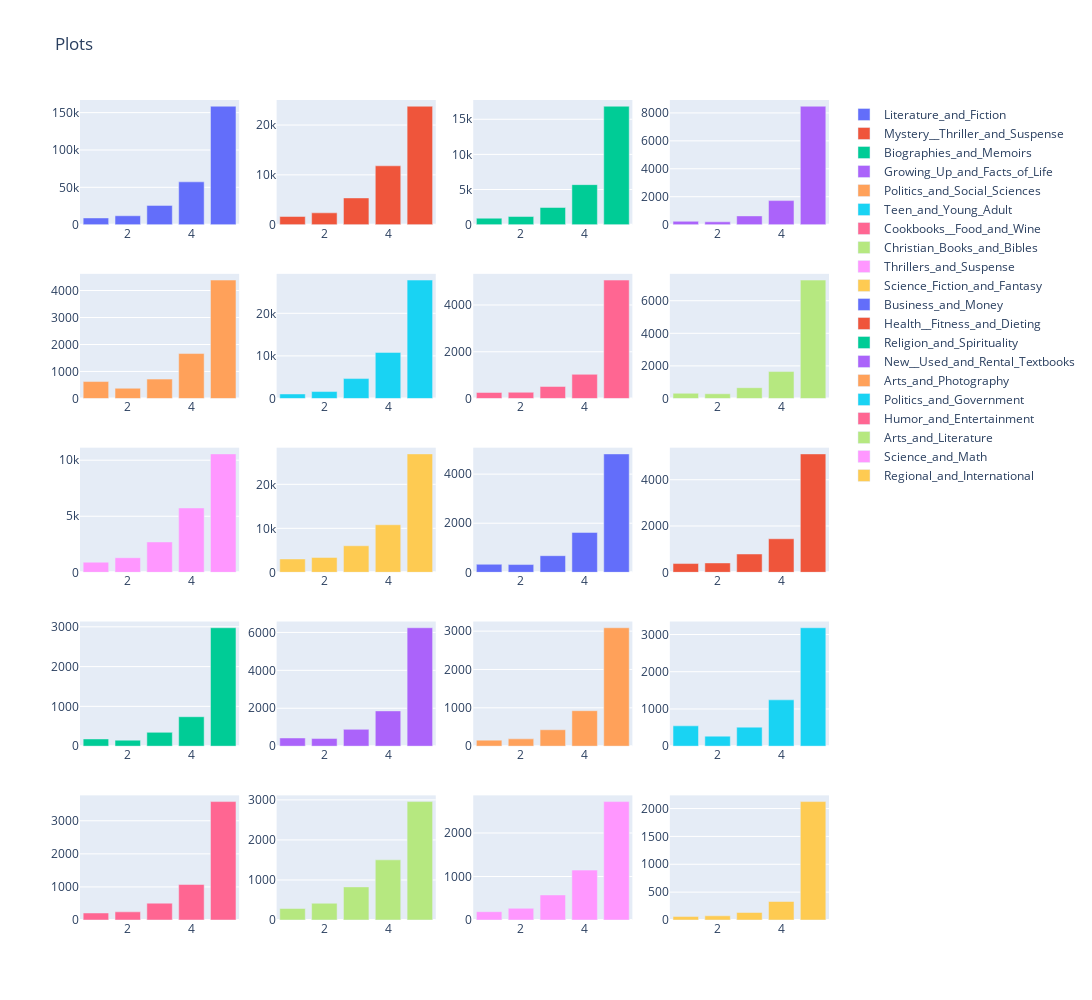

The notebook cell this image was saved under:
### Markdown cell above
### Ratings distribution by category (for twenty most popupal categories)

### Code cell
from plotly.subplots import make_subplots
import plotly.graph_objects as go

fig = make_subplots(rows=5, cols=4)

i = 0
j = 1
for cat in twenty_most_popular_categories_names:
    i += 1
    if i % 5 == 0:
        j += 1
        i = 1
    
    cat = cat.replace(' ', '_').replace('&', 'and').replace(',', '_')
    gr = books[books[cat] == 1].groupby('overall').agg({'overall': 'count'})
    x = gr.index
    y = np.reshape(gr.values, (1,5))[0]

    fig.add_trace(go.Bar(x=x, y=y, name=cat, ), row=j, col=i)


fig.update_layout(height=1000, width=1500, title_text="Plots")
fig.show()

### Figure 1 — Plotly figure (JSON) as saved in the notebook; plotly's stock layout.template omitted (floating-point values rounded to 4 significant figures)
{"data": [{"name": "Literature_and_Fiction", "type": "bar", "x": [1, 2, 3, 4, 5], "xaxis": "x", "y": [8960, 11911, 25797, 57323, 158578], "yaxis": "y"}, {"name": "Mystery__Thriller_and_Suspense", "type": "bar", "x": [1, 2, 3, 4, 5], "xaxis": "x2", "y": [1638, 2371, 5363, 11815, 23779], "yaxis": "y2"}, {"name": "Biographies_and_Memoirs", "type": "bar", "x": [1, 2, 3, 4, 5], "xaxis": "x3", "y": [918, 1154, 2442, 5694, 16856], "yaxis": "y3"}, {"name": "Growing_Up_and_Facts_of_Life", "type": "bar", "x": [1, 2, 3, 4, 5], "xaxis": "x4", "y": [240, 203, 626, 1721, 8478], "yaxis": "y4"}, {"name": "Politics_and_Social_Sciences", "type": "bar", "x": [1, 2, 3, 4, 5], "xaxis": "x5", "y": [627, 379, 718, 1664, 4386], "yaxis": "y5"}, {"name": "Teen_and_Young_Adult", "type": "bar", "x": [1, 2, 3, 4, 5], "xaxis": "x6", "y": [1058, 1629, 4672, 10816, 27805], "yaxis": "y6"}, {"name": "Cookbooks__Food_and_Wine", "type": "bar", "x": [1, 2, 3, 4, 5], "xaxis": "x7", "y": [257, 266, 515, 1034, 5068], "yaxis": "y7"}, {"name": "Christian_Books_and_Bibles", "type": "bar", "x": [1, 2, 3, 4, 5], "xaxis": "x8", "y": [319, 288, 661, 1653, 7267], "yaxis": "y8"}, {"name": "Thrillers_and_Suspense", "type": "bar", "x": [1, 2, 3, 4, 5], "xaxis": "x9", "y": [907, 1302, 2708, 5737, 10560], "yaxis": "y9"}, {"name": "Science_Fiction_and_Fantasy", "type": "bar", "x": [1, 2, 3, 4, 5], "xaxis": "x10", "y": [3042, 3381, 6040, 10812, 26916], "yaxis": "y10"}, {"name": "Business_and_Money", "type": "bar", "x": [1, 2, 3, 4, 5], "xaxis": "x11", "y": [328, 316, 678, 1626, 4824], "yaxis": "y11"}, {"name": "Health__Fitness_and_Dieting", "type": "bar", "x": [1, 2, 3, 4, 5], "xaxis": "x12", "y": [379, 405, 792, 1450, 5115], "yaxis": "y12"}, {"name": "Religion_and_Spirituality", "type": "bar", "x": [1, 2, 3, 4, 5], "xaxis": "x13", "y": [181, 151, 347, 740, 2976], "yaxis": "y13"}, {"name": "New__Used_and_Rental_Textbooks", "type": "bar", "x": [1, 2, 3, 4, 5], "xaxis": "x14", "y": [432, 401, 887, 1860, 6247], "yaxis": "y14"}, {"name": "Arts_and_Photography", "type": "bar", "x": [1, 2, 3, 4, 5], "xaxis": "x15", "y": [157, 190, 428, 925, 3088], "yaxis": "y15"}, {"name": "Politics_and_Government", "type": "bar", "x": [1, 2, 3, 4, 5], "xaxis": "x16", "y": [546, 269, 511, 1244, 3181], "yaxis": "y16"}, {"name": "Humor_and_Entertainment", "type": "bar", "x": [1, 2, 3, 4, 5], "xaxis": "x17", "y": [212, 247, 509, 1074, 3580], "yaxis": "y17"}, {"name": "Arts_and_Literature", "type": "bar", "x": [1, 2, 3, 4, 5], "xaxis": "x18", "y": [288, 418, 827, 1502, 2957], "yaxis": "y18"}, {"name": "Science_and_Math", "type": "bar", "x": [1, 2, 3, 4, 5], "xaxis": "x19", "y": [191, 268, 576, 1147, 2722], "yaxis": "y19"}, {"name": "Regional_and_International", "type": "bar", "x": [1, 2, 3, 4, 5], "xaxis": "x20", "y": [62, 75, 135, 332, 2125], "yaxis": "y20"}], "layout": {"height": 1000, "title": {"text": "Plots"}, "width": 1500, "xaxis": {"anchor": "y", "domain": [0, 0.2125]}, "xaxis10": {"anchor": "y10", "domain": [0.2625, 0.475]}, "xaxis11": {"anchor": "y11", "domain": [0.525, 0.7375]}, "xaxis12": {"anchor": "y12", "domain": [0.7875, 1]}, "xaxis13": {"anchor": "y13", "domain": [0, 0.2125]}, "xaxis14": {"anchor": "y14", "domain": [0.2625, 0.475]}, "xaxis15": {"anchor": "y15", "domain": [0.525, 0.7375]}, "xaxis16": {"anchor": "y16", "domain": [0.7875, 1]}, "xaxis17": {"anchor": "y17", "domain": [0, 0.2125]}, "xaxis18": {"anchor": "y18", "domain": [0.2625, 0.475]}, "xaxis19": {"anchor": "y19", "domain": [0.525, 0.7375]}, "xaxis2": {"anchor": "y2", "domain": [0.2625, 0.475]}, "xaxis20": {"anchor": "y20", "domain": [0.7875, 1]}, "xaxis3": {"anchor": "y3", "domain": [0.525, 0.7375]}, "xaxis4": {"anchor": "y4", "domain": [0.7875, 1]}, "xaxis5": {"anchor": "y5", "domain": [0, 0.2125]}, "xaxis6": {"anchor": "y6", "domain": [0.2625, 0.475]}, "xaxis7": {"anchor": "y7", "domain": [0.525, 0.7375]}, "xaxis8": {"anchor": "y8", "domain": [0.7875, 1]}, "xaxis9": {"anchor": "y9", "domain": [0, 0.2125]}, "yaxis": {"anchor": "x", "domain": [0.848, 1]}, "yaxis10": {"anchor": "x10", "domain": [0.424, 0.576]}, "yaxis11": {"anchor": "x11", "domain": [0.424, 0.576]}, "yaxis12": {"anchor": "x12", "domain": [0.424, 0.576]}, "yaxis13": {"anchor": "x13", "domain": [0.212, 0.364]}, "yaxis14": {"anchor": "x14", "domain": [0.212, 0.364]}, "yaxis15": {"anchor": "x15", "domain": [0.212, 0.364]}, "yaxis16": {"anchor": "x16", "domain": [0.212, 0.364]}, "yaxis17": {"anchor": "x17", "domain": [0, 0.152]}, "yaxis18": {"anchor": "x18", "domain": [0, 0.152]}, "yaxis19": {"anchor": "x19", "domain": [0, 0.152]}, "yaxis2": {"anchor": "x2", "domain": [0.848, 1]}, "yaxis20": {"anchor": "x20", "domain": [0, 0.152]}, "yaxis3": {"anchor": "x3", "domain": [0.848, 1]}, "yaxis4": {"anchor": "x4", "domain": [0.848, 1]}, "yaxis5": {"anchor": "x5", "domain": [0.636, 0.788]}, "yaxis6": {"anchor": "x6", "domain": [0.636, 0.788]}, "yaxis7": {"anchor": "x7", "domain": [0.636, 0.788]}, "yaxis8": {"anchor": "x8", "domain": [0.636, 0.788]}, "yaxis9": {"anchor": "x9", "domain": [0.424, 0.576]}}}
